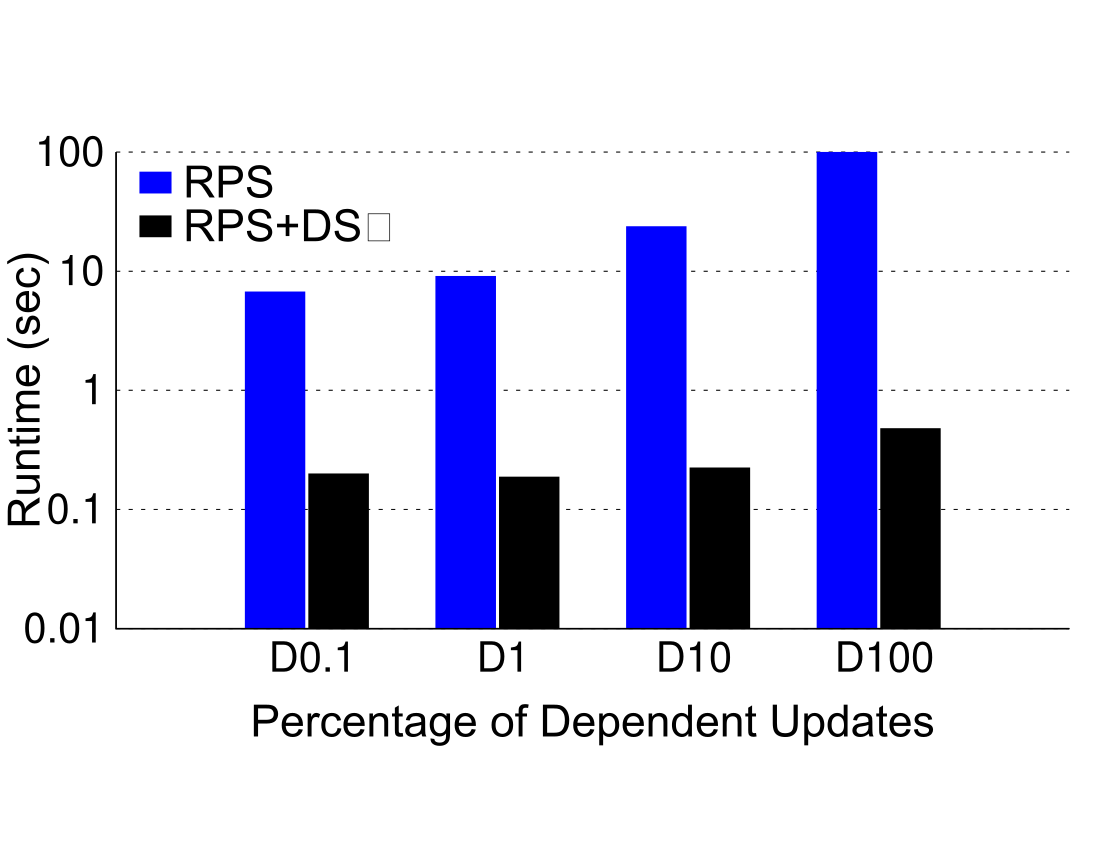

This chart was generated by the following gnuplot code:
# length/width ratio and terminal
set size ratio 0.5
set terminal postscript color enhanced  
set output 'dependent.ps'

# Title
unset title

# Margins
set tmargin -3
set bmargin -2
set rmargin 0
set lmargin 4

# border
set border 3 front linetype -1 linewidth 1.000

# Boxes
set boxwidth 0.95 absolute
set style fill   solid 1.00 noborder

# line styles
set linetype 1 lt -1 lw 1 lc rgb "#0000FF" 
set linetype 2 lt -1 lw 1 lc rgb "#000000"

set linetype cycle 2

# Grid
set grid nopolar
set grid noxtics nomxtics ytics nomytics noztics nomztics \
 nox2tics nomx2tics noy2tics nomy2tics nocbtics nomcbtics
set grid layerdefault   linetype 0 linewidth 3.000,  linetype 0 linewidth 1.000

# Key
set key nobox autotitles columnhead Left reverse left
set key font "Arial,32"
set key width 10
set key samplen 2
set key spacing 4
set key maxrows 2

# style - histogram
set style histogram clustered gap 1 title  offset character 2, 0.25, 0
set datafile missing '-'
set style data histograms

# Axis
set xtics border in scale 0,0 nomirror   offset character 0.5, -0.5, 2 autojustify
set xtics norangelimit font ",30"
set xtics   ()

set logscale y
set yrange [ 0.01 : 100 ]
set ytics border in scale 0,0 mirror norotate  offset character 0, 0, 0 autojustify
set ytics font ",30"

set xlabel font "Arial,32"
set xlabel "\nPercentage of Dependent Updates" 
set xlabel  offset character 0, 0, 0  norotate

set ylabel "Runtime (sec)" 
set ylabel font "Arial,32"


# Plot command
plot 'dependent.csv' using 2 t col, '' using 3:xtic(1) t col
